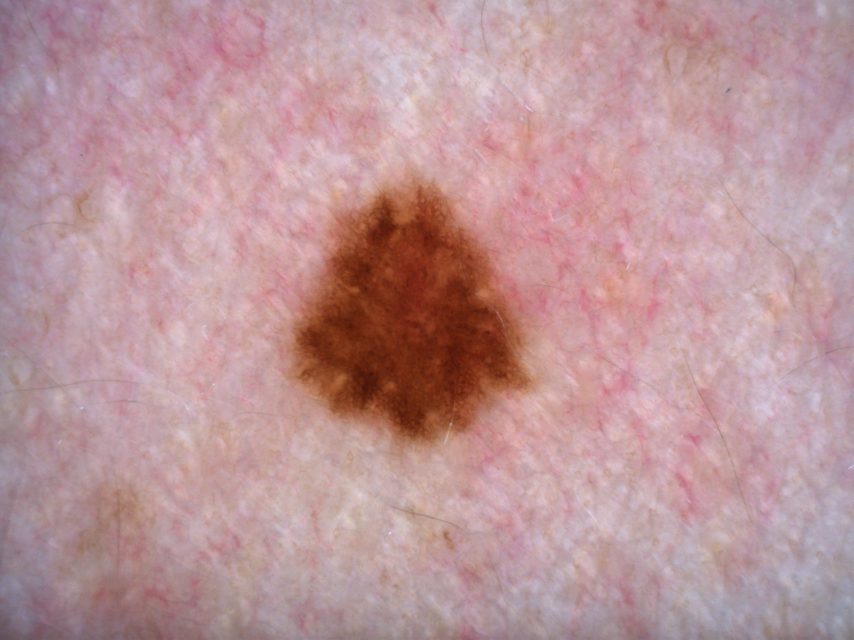
#> input picture 26.jpg, 2560 x 1920 px (shown at 1/3 size)
$ python -i one_lines_reticular.py   (imports and definitions only)
#> lines starting #> are read from the running program, lines starting #| are printed output that depends on the picture; after the words box and inside, x2 and y2 are one past the last pixel; in counts of white or black regions, pixels touching at a corner belong together
#> further down, picture is the input picture: shape (1920, 2560, 3); mean B, G, R 153.2, 149.4, 187.2
import cv2
import numpy as np
import pickle
import pandas as pd

# [2 lines not run here, left out]

LABEL_DICT = {0: 'Один цвет', 1: 'Больше одного цвета'}


def extract_color_features(image):
    """
        Function for acquiring values of color features

        Parameters
        ____________
            image: np.ndarray
                Original image of neoplasm

        Returns
        ____________
            dict
                Dictionary with values of color features

    """
    # Разделение на каналы
    b, g, r = cv2.split(image)

    # Исключаем значения равные 0
    nonzero_b = b[b != 0]
    nonzero_g = g[g != 0]
    nonzero_r = r[r != 0]

    return {
        "mean_blue": np.mean(nonzero_b),
        "median_blue": np.median(nonzero_b),
        "std_blue": np.std(nonzero_b),
        "mean_green": np.mean(nonzero_g),
        "median_green": np.median(nonzero_g),
        "std_green": np.std(nonzero_g),
        "mean_red": np.mean(nonzero_r),
        "median_red": np.median(nonzero_r),
        "std_red": np.std(nonzero_r)
    }


def extract_gray_features(image_gray):
    """
        Function for acquiring values of gray intensity features

        Parameters
        ____________
            image_gray: np.ndarray
                Grayscale image of neoplasm

        Returns
        ____________
            dict
                Dictionary with values of color features

    """
# Исключаем значения равные 0
    nonzero_gray = image_gray[image_gray != 0]

    return {
        "mean_gray": np.mean(nonzero_gray),
        "median_gray": np.median(nonzero_gray),
        "std_gray": np.std(nonzero_gray)
    }


def extract_texture_features(image_gray):
    """
        Function for acquiring values of texture features

        Parameters
        ____________
            image_gray : np.ndarray
                Grayscale image of neoplasm

        Returns
        ____________
            dict
                Dictionary with values of texture features

    """
    moments = cv2.moments(image_gray)

    return {
        "energy": moments['nu20'] + moments['nu02'],
        "contrast": moments['nu20'] - moments['nu02']
    }


def region_of_lines_and_stuff(img):
    """
        Function for selecting area of interest

        Parameters
        ____________
            img : np.ndarray
                Original image of neoplasm

        Returns
        ____________
            np.ndarray
                Image with selected neoplasm and black background

    """
    gray = cv2.cvtColor(img, cv2.COLOR_BGR2GRAY)
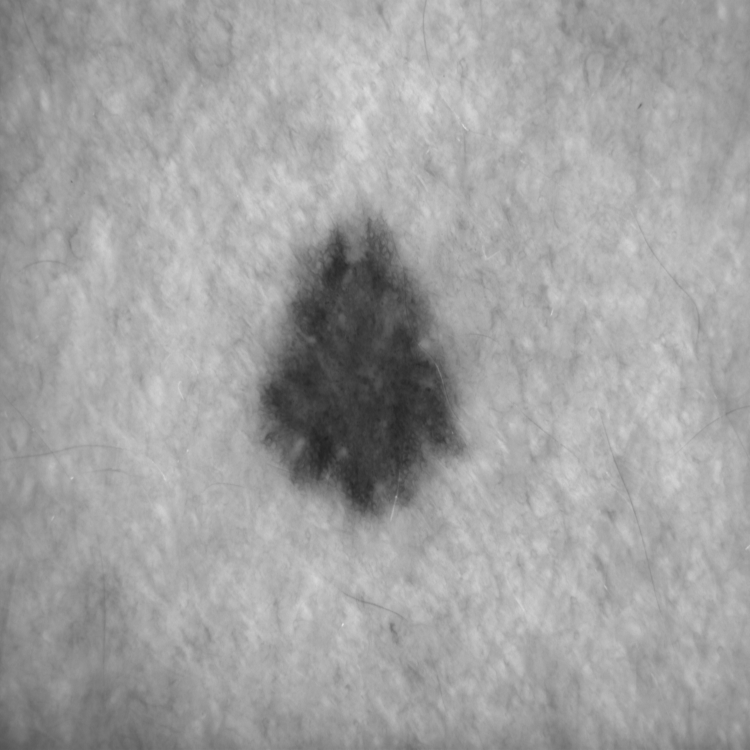
#> gray: shape (750, 750); min 33, max 222, mean 161.1
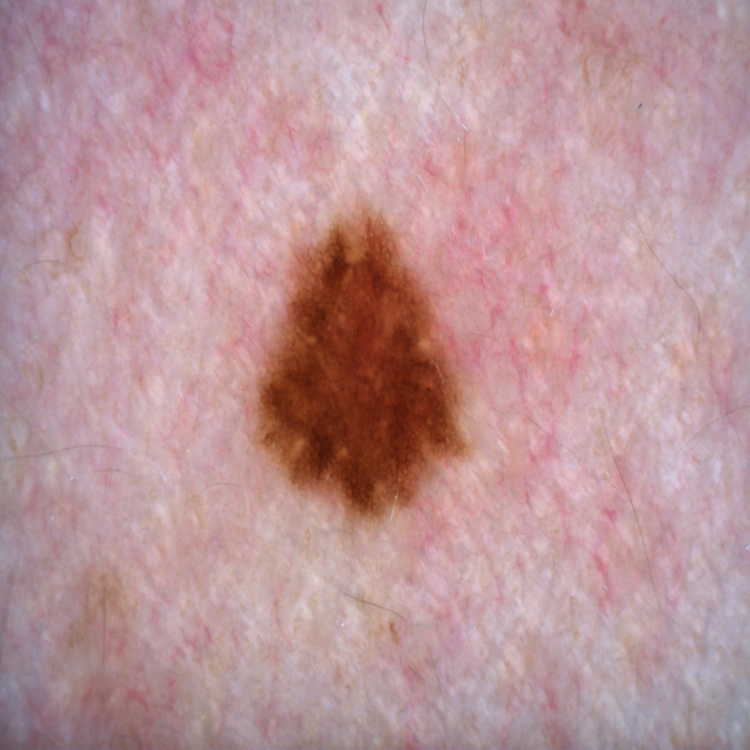
#> img: shape (750, 750, 3); mean of channels 0, 1, 2 153.1, 149.3, 187.1; drawn as B, G, R

    main_threshold = cv2.adaptiveThreshold(gray, 255, cv2.ADAPTIVE_THRESH_MEAN_C, cv2.THRESH_BINARY, 11, 1)
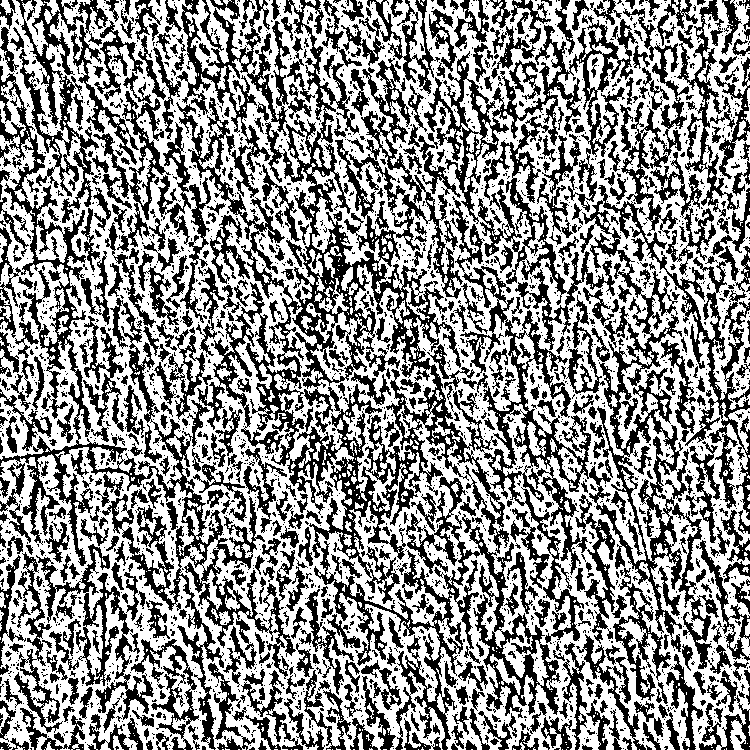
#> main_threshold: shape (750, 750); 56.5% white; 2649 black regions (2052 under 20 px), largest, box (x1, y1, x2, y2) and area: (176, 0, 750, 750) 83834, (0, 66, 296, 750) 20912, (424, 15, 638, 350) 13700
    _, thresh = cv2.threshold(gray, 0, 255, cv2.THRESH_BINARY + cv2.THRESH_OTSU)
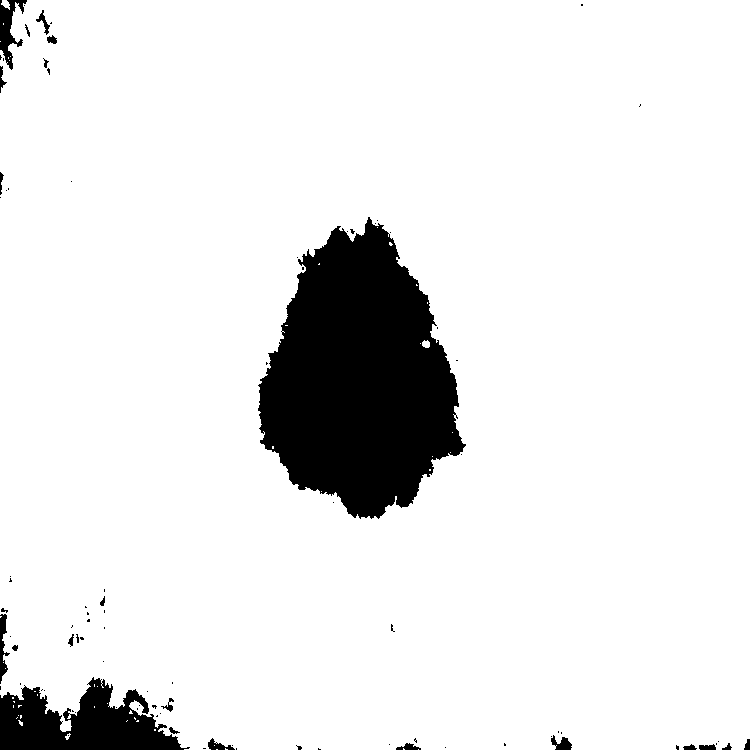
#> thresh: shape (750, 750); 90.8% white; 90 black regions (68 under 20 px), largest, box (x1, y1, x2, y2) and area: (258, 217, 466, 519) 40916, (0, 677, 190, 750) 8105, (0, 0, 27, 70) 789
    combined_thresh = cv2.bitwise_or(main_threshold, thresh)
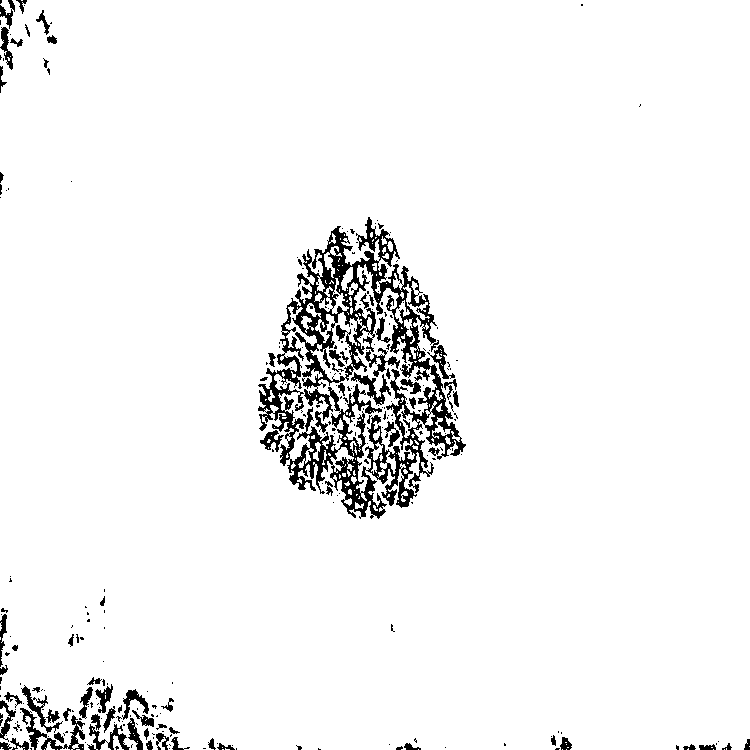
#> combined_thresh: shape (750, 750); 95.2% white; 281 black regions (206 under 20 px), largest, box (x1, y1, x2, y2) and area: (258, 217, 466, 519) 18032, (20, 708, 85, 750) 724, (351, 372, 391, 405) 398

    mask = cv2.bitwise_not(combined_thresh)
    return cv2.bitwise_and(img, img, mask=mask)
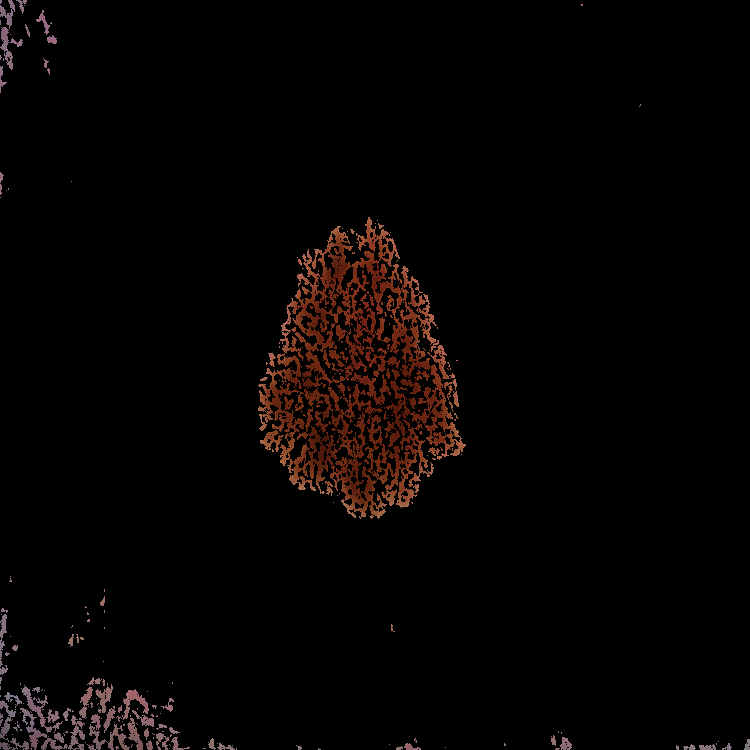
#> returned value: shape (750, 750, 3); mean of channels 0, 1, 2 2.4, 3.2, 6.1; drawn as B, G, R


def extract_image_features(img):
    """
        Function for extracting all feature values from image

        Parameters
        ____________
            img : np.ndarray
                Original image of neoplasm

        Returns
        ____________
                Values of all features

    """
    img = cv2.GaussianBlur(img, (5, 5), 0)
    img = region_of_lines_and_stuff(cv2.resize(img, dsize=(750, 750)))

    image_gray = cv2.cvtColor(img, cv2.COLOR_BGR2GRAY)

    return {
        **extract_color_features(img),
        **extract_gray_features(image_gray),
        **extract_texture_features(image_gray)
    }
#> in extract_color_features, `b, g, r = cv2.split(image)`:
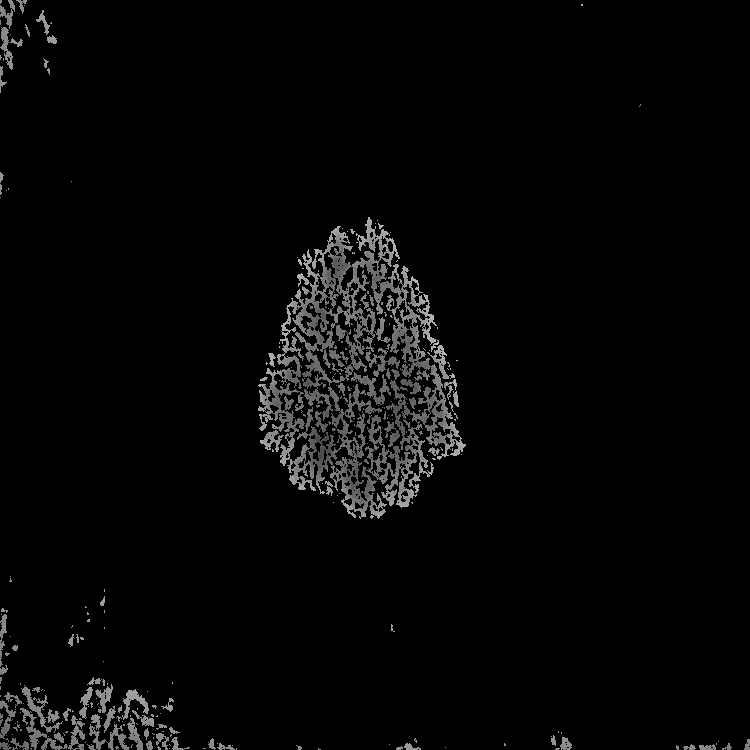
#> r: shape (750, 750); min 0, max 193, mean 6.1
#> in extract_texture_features, `moments = cv2.moments(image_gray)`: moments = moments, m00 2224627, centre m10/m00, m01/m00 = (282.6, 451.2)


def process_image_and_predict(img):
    """
        Function for image preprocessing and evaluation

        Parameters
        ____________
            img : np.ndarray
                Original image of neoplasm

        Returns
        ____________
            predicted_label : str
                Result - one or more than one color

    """
    image_features = extract_image_features(img)
    df = pd.DataFrame([image_features])

    predicted_labels_encoded = PIPELINE.predict(df)
    predicted_label = LABEL_DICT[predicted_labels_encoded[0]]
    return predicted_label


def main(image):
    """
    Classification of reticular lines by number of colors:
    One or More than one

    Parameters
    ____________
        image : np.ndarray
            Original image of neoplasm

    Returns
    ____________
        result : str
            One or more than one color of reticular lines
            Один цвет, Больше одного цвета
    """
    return process_image_and_predict(image)

>>> import cv2
>>> picture = cv2.imread('26.jpg')
>>> result = extract_image_features(picture)
#> result = 14 items
